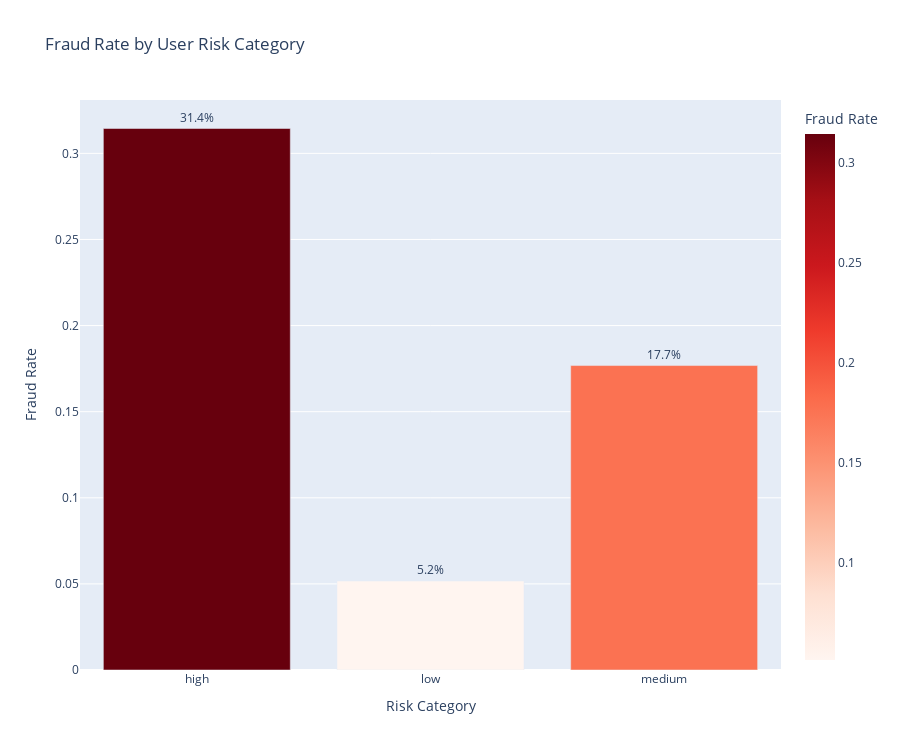

Notebook source saved alongside this figure:
### Code cell
# Fraud rate by user risk category
# Merge users and claims
claims_with_risk = claims_df.merge(
    users_df[['user_id', 'risk_category']],
    on='user_id'
)

fraud_by_risk = claims_with_risk.groupby('risk_category')['is_fraudulent'].agg(['sum', 'count', 'mean'])
fraud_by_risk.columns = ['Fraudulent_Count', 'Total_Claims', 'Fraud_Rate']

fig = px.bar(
    fraud_by_risk.reset_index(),
    x='risk_category',
    y='Fraud_Rate',
    title='Fraud Rate by User Risk Category',
    labels={'Fraud_Rate': 'Fraud Rate', 'risk_category': 'Risk Category'},
    text='Fraud_Rate',
    color='Fraud_Rate',
    color_continuous_scale='Reds',
    height=750
)

fig.update_traces(texttemplate='%{text:.1%}', textposition='outside')
fig.show()

print("\nFraud Statistics by Risk Category:")
print(fraud_by_risk)

### Figure 1 — Plotly figure (JSON) as saved in the notebook; plotly's stock layout.template omitted (floating-point values rounded to 4 significant figures)
{"data": [{"hovertemplate": "Risk Category=%{x}<br>Fraud Rate=%{marker.color}<extra></extra>", "legendgroup": "", "marker": {"color": [0.3144, 0.05165, 0.1768], "coloraxis": "coloraxis", "pattern": {"shape": ""}}, "name": "", "orientation": "v", "showlegend": false, "text": [0.3144, 0.05165, 0.1768], "textposition": "outside", "texttemplate": "%{text:.1%}", "type": "bar", "x": ["high", "low", "medium"], "xaxis": "x", "y": [0.3144, 0.05165, 0.1768], "yaxis": "y"}], "layout": {"barmode": "relative", "coloraxis": {"colorbar": {"title": {"text": "Fraud Rate"}}, "colorscale": [[0, "rgb(255,245,240)"], [0.125, "rgb(254,224,210)"], [0.25, "rgb(252,187,161)"], [0.375, "rgb(252,146,114)"], [0.5, "rgb(251,106,74)"], [0.625, "rgb(239,59,44)"], [0.75, "rgb(203,24,29)"], [0.875, "rgb(165,15,21)"], [1, "rgb(103,0,13)"]]}, "height": 750, "legend": {"tracegroupgap": 0}, "title": {"text": "Fraud Rate by User Risk Category"}, "xaxis": {"anchor": "y", "domain": [0, 1], "title": {"text": "Risk Category"}}, "yaxis": {"anchor": "x", "domain": [0, 1], "title": {"text": "Fraud Rate"}}}}
